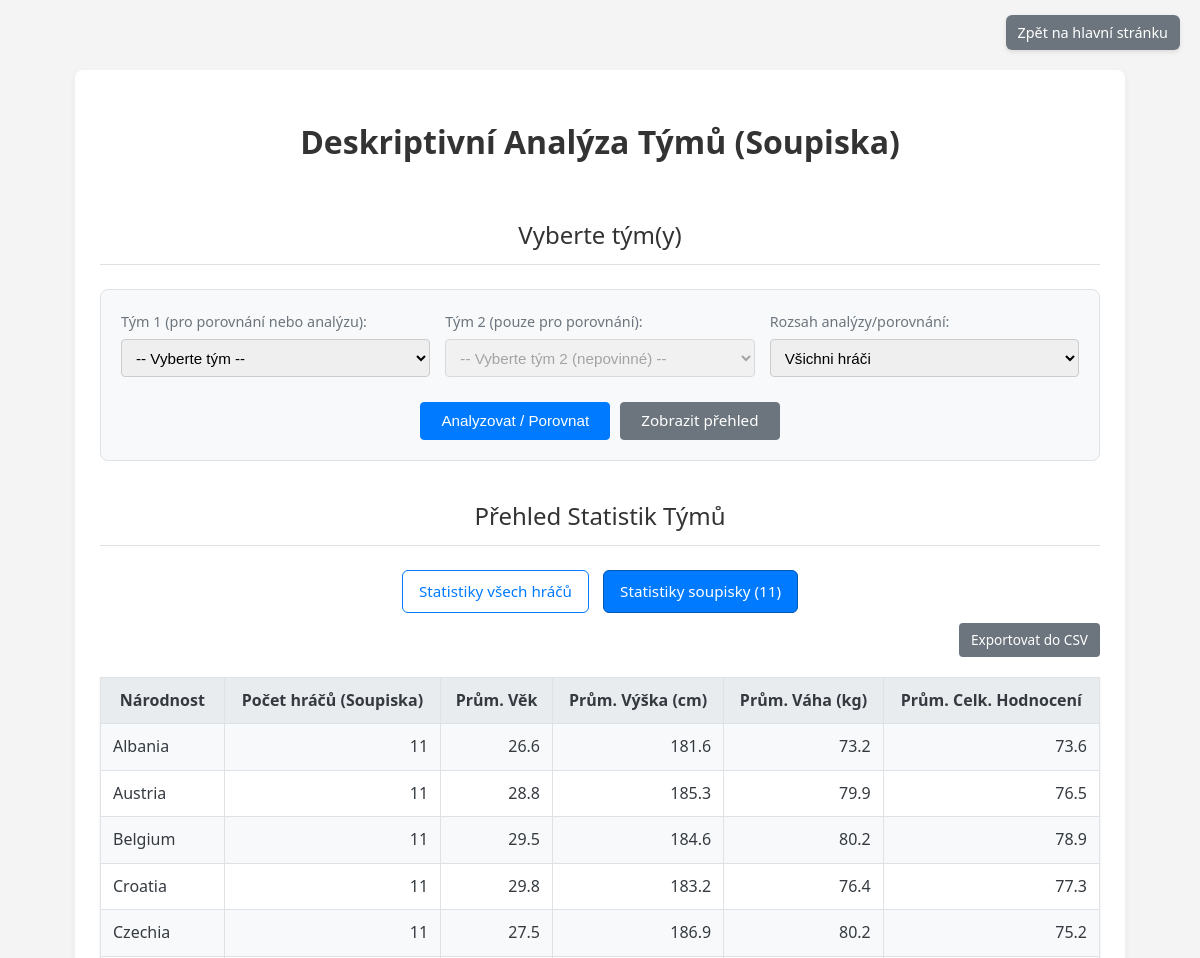
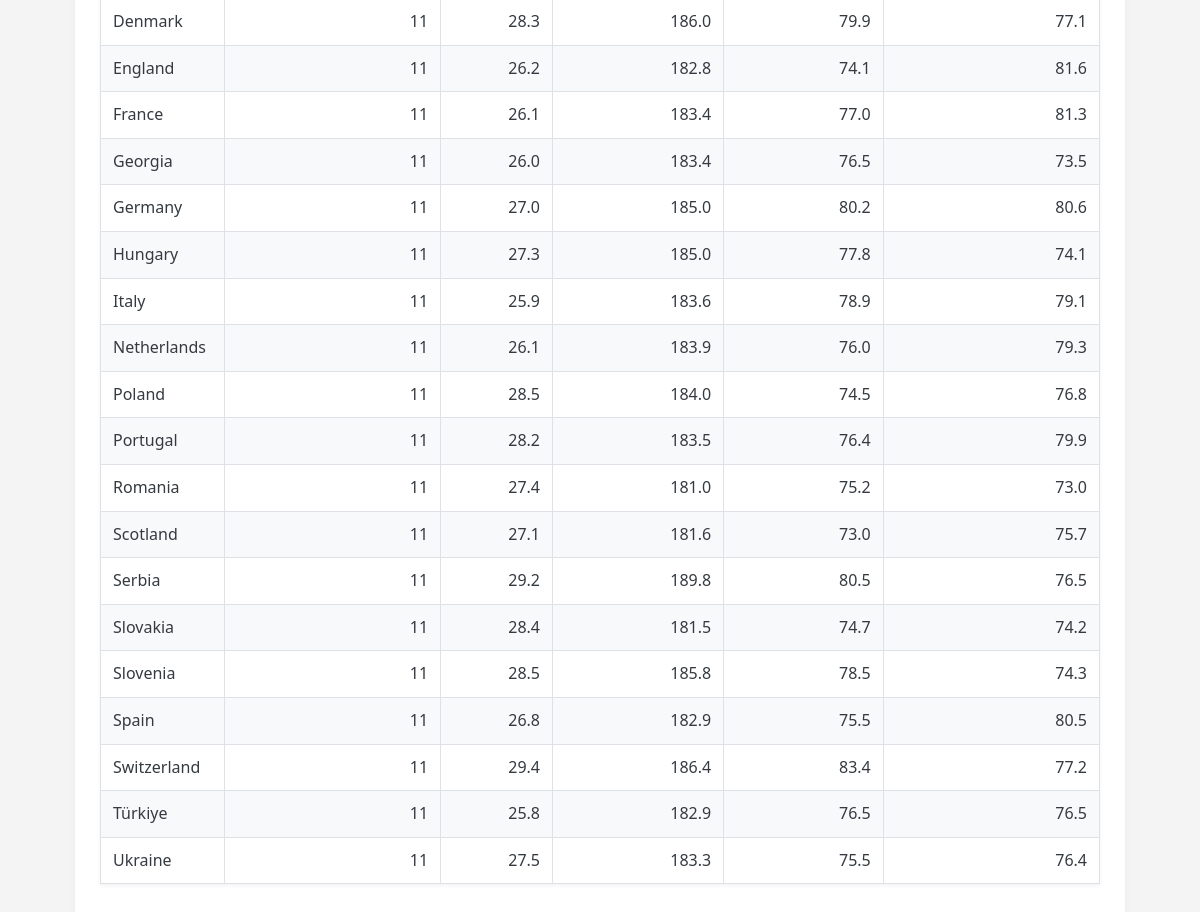
The page /analysis/descriptive?scope=squad on the database its author committed (2 pictures, top to bottom).
### tables this page shows
CREATE TABLE "players" (
"player_name" TEXT,
  "team_name" TEXT,
  "nationality" TEXT,
  "height" INTEGER,
  "weight" INTEGER,
  "age" INTEGER,
  "foot" TEXT,
  "rating" TEXT,
  "primary_position" TEXT,
  "secondary_positions" TEXT,
  "backup_positions" TEXT,
  "overall_rating" INTEGER,
  "league" TEXT,
  "region" TEXT,
  "offensive_awareness" INTEGER,
  "ball_control" INTEGER,
  "dribbling" INTEGER,
  "tight_possession" INTEGER,
  "low_pass" INTEGER,
  "lofted_pass" INTEGER,
  "finishing" INTEGER,
  "heading" INTEGER,
  "set_piece_taking" INTEGER,
  "curl" INTEGER,
  "defensive_awareness" INTEGER,
  "tackling" INTEGER,
  "aggression" INTEGER,
  "defensive_engagement" INTEGER,
  "speed" INTEGER,
  "acceleration" INTEGER,
  "kicking_power" INTEGER,
  "jumping" INTEGER,
  "physical_contact" INTEGER,
  "balance" INTEGER,
  "stamina" INTEGER,
  "gk_awareness" INTEGER,
  "gk_catching" INTEGER,
  "gk_parrying" INTEGER,
  "gk_reflexes" INTEGER,
  "gk_reach" INTEGER,
  "weak_foot_usage" TEXT,
  "weak_foot_accuracy" TEXT,
  "form" TEXT,
  "injury_resistance" TEXT
);

### app/routes.py (the view)
@app.route('/analysis/descriptive')
def descriptive_analysis():
    conn = get_db()
    team_stats = []
    all_teams_list = []
    team_comparison_data = None
    single_team_analysis_results = None
    available_attributes = _get_available_attributes() # Use helper
    selected_attributes_for_single = []
    selected_include_gk = 'yes'
    page_title = "Deskriptivní Analýza Týmů" # Base title
    view_mode = 'overview' # Default view mode
    current_scope_param = request.args.get('scope') # For overview table scope
    selected_team1 = request.args.get('team1')
    selected_team2 = request.args.get('team2')
    comparison_scope = request.args.get('comparison_scope', 'all') # Scope for comparison/single
    selected_attributes_for_single = request.args.getlist('attributes')
    selected_include_gk = request.args.get('include_gk', 'yes')
    if selected_team1 and not selected_team2:
        view_mode = 'single_team'
    elif selected_team1 and selected_team2:
        view_mode = 'two_team_comparison'
    try:
        cursor_teams = conn.execute("SELECT DISTINCT nationality FROM rosters ORDER BY nationality")
        all_teams_list = [row['nationality'] for row in cursor_teams.fetchall()]
    except Exception as e:
        logging.error(f"Error fetching team list: {e}")
        all_teams_list = [] # Ensure it's an empty list on error
    try:
        if view_mode == 'single_team':
            page_title = f"Detailní Analýza Týmu: {selected_team1}"
            single_team_analysis_results = _get_single_team_analysis(conn, selected_team1, comparison_scope, selected_attributes_for_single, selected_include_gk)
        elif view_mode == 'two_team_comparison':
            page_title = f"Porovnání Týmů: {selected_team1} vs {selected_team2}"
            team_comparison_data = _get_two_team_comparison_data(conn, selected_team1, selected_team2, comparison_scope)
        elif view_mode == 'overview':
            current_scope = current_scope_param if current_scope_param in ['squad', 'all'] else 'all'
            team_stats, page_title_suffix = _get_overview_stats(conn, current_scope)
            page_title += page_title_suffix
        current_scope = current_scope_param if current_scope_param in ['squad', 'all'] else 'all'
    except sqlite3.Error as e:
        logging.error(f"Database error: {e}"); team_stats, team_comparison_data, single_team_analysis_results = [], None, None; page_title = "Chyba databáze"; view_mode = 'error'
    except Exception as e:
        logging.exception(f"General error in descriptive_analysis:"); team_stats, team_comparison_data, single_team_analysis_results = [], None, None; page_title = "Chyba serveru"; view_mode = 'error'
    return render_template('descriptive_analysis.html',
                           title=page_title,
                           view_mode=view_mode,
                           team_stats=team_stats,
                           current_scope=current_scope,
                           all_teams=all_teams_list,
                           selected_team1=selected_team1,
                           selected_team2=selected_team2,
                           comparison_scope=comparison_scope,
                           team_comparison_data=team_comparison_data,
                           single_team_analysis_results=single_team_analysis_results,
                           available_attributes=available_attributes,
                           selected_attributes_for_single=selected_attributes_for_single,
                           selected_include_gk=selected_include_gk
                           )

### app/templates/descriptive_analysis.html (shortened to what this page needs)
<!doctype html>
<html>
<head>
</head>
<body>
    <a href="{{ url_for('index') }}" class="back-button-tr">Zpět na hlavní stránku</a>
    <div class="container">
        <h1>{{ title }}</h1>
        <h2>Vyberte tým(y)</h2>
        <form id="comparisonForm" method="get" action="{{ url_for('descriptive_analysis') }}">
             <div> <label for="team1">Tým 1 (pro porovnání nebo analýzu):</label> <select name="team1" id="team1"> <option value="">-- Vyberte tým --</option> </select> </div>
             <div> <label for="team2">Tým 2 (pouze pro porovnání):</label> <select name="team2" id="team2"> <option value="">-- Vyberte tým 2 (nepovinné) --</option> </select> </div>
             <div> <label for="comparison_scope">Rozsah analýzy/porovnání:</label> <select name="comparison_scope" id="comparison_scope"> <option value="all" {% if comparison_scope == 'all' %}selected{% endif %}>Všichni hráči</option> </select> </div>
             <div class="button-container"> <button type="submit" class="comparison-form-button primary">Analyzovat / Porovnat</button> <a href="{{ url_for('descriptive_analysis') }}" class="comparison-form-button secondary">Zobrazit přehled</a> </div>
        </form>
        {% if view_mode == 'single_team' %}
            {% if single_team_analysis_results is not none %}
                 <div id="singleTeamAttributeSelector">
                    <form method="get" action="{{ url_for('descriptive_analysis') }}">
                        <input type="hidden" name="team1" value="{{ selected_team1 }}">
                        <input type="hidden" name="comparison_scope" value="{{ comparison_scope }}">
                        <div class="attribute-options-container">
                            <div class="gk-option-container">
                                <label>Zahrnutí brankářů:</label>
                                <div class="radio-group">
                                    <input type="radio" name="include_gk" value="yes" id="gk_yes" {% if selected_include_gk == 'yes' %}checked{% endif %}> <label for="gk_yes" class="radio-label">Zahrnout</label> <br>
                                    <input type="radio" name="include_gk" value="no" id="gk_no" {% if selected_include_gk == 'no' %}checked{% endif %}> <label for="gk_no" class="radio-label">Vyloučit</label>
                                </div>
                            </div>
                            <div class="checkbox-group-container">
                                <label>Vyberte atributy pro detailní analýzu:</label>
                                <div class="checkbox-group">
                                    {% for attr in available_attributes %}
                                        <input type="checkbox" name="attributes" value="{{ attr }}" id="attr-{{ attr }}" {% if attr in selected_attributes_for_single %}checked{% endif %}>
                                        <label for="attr-{{ attr }}">{{ attr.replace('_', ' ').title() }}</label>
                                    {% else %} <p>Nejsou dostupné žádné atributy k výběru.</p>
                                    {% endfor %}
                                </div>
                            </div>
                        </div>
                        <div class="button-container"> <button type="submit" class="comparison-form-button primary">Aktualizovat Analýzu</button> </div>
                    </form>
                 </div>
                 <h3 class="single-team-subtitle">Detailní analýza: {{ selected_team1 }} (Rozsah: {{ 'Soupiska' if comparison_scope == 'squad' else 'Všichni hráči' }}, Brankáři: {{ 'Zahrnuti' if selected_include_gk == 'yes' else 'Vyloučeni' }})</h3>
                 <div class="export-button-container">
                      <a href="{{ url_for('descriptive_analysis_export', team1=selected_team1, comparison_scope=comparison_scope, include_gk=selected_include_gk, attributes=selected_attributes_for_single|join(',')) }}" class="export-button">Exportovat do CSV</a>
                 </div>
                 {% if single_team_analysis_results %}
                 <table id="singleTeamAnalysisTable">
                     <thead> <tr> <th>Atribut</th> <th>Nejvyšší Hodnota (Hráč/i)</th> <th>Nejnižší Hodnota (Hráč/i)</th> </tr> </thead>
                     <tbody> {% for attr, data in single_team_analysis_results.items() %} <tr> <td class="attribute-name">{{ data.name }}</td> <td class="max-value"> {% if data.max_val is not none and data.max_val != 'N/A' %} <span>{{ data.max_val }}</span> {% if data.max_players %} <ul class="player-list"> {% for player in data.max_players %} <li>{{ player }}</li> {% endfor %} </ul> {% endif %} {% elif data.error %} <span class="no-data">{{ data.error }}</span> {% else %} <span class="no-data">N/A</span> {% endif %} </td> <td class="min-value"> {% if data.min_val is not none and data.min_val != 'N/A' %} <span>{{ data.min_val }}</span> {% if data.min_players %} <ul class="player-list"> {% for player in data.min_players %} <li>{{ player }}</li> {% endfor %} </ul> {% endif %} {% elif data.error %} <span class="no-data">{{ data.error }}</span> {% else %} <span class="no-data">N/A</span> {% endif %} </td> </tr> {% endfor %} </tbody>
                 </table>
                 {% else %} <p class="info-message">Pro tým {{ selected_team1 }} a zvolené atributy nebyly nalezeny žádné analyzovatelné údaje {% if selected_include_gk == 'no' %} po vyloučení brankářů{% endif %}. Zkuste vybrat jiné atributy nebo změnit rozsah/filtr brankářů.</p>
                 {% endif %}
            {% else %} <p class="error-message">Při načítání detailní analýzy týmu {{ selected_team1 }} došlo k chybě.</p>
            {% endif %}
        {% elif view_mode == 'overview' %}
            <h2>Přehled Statistik Týmů</h2>
            <div class="button-group">
                <a href="{{ url_for('descriptive_analysis', scope='all') }}" class="toggle-button {% if current_scope == 'all' %}active{% endif %}"> Statistiky všech hráčů </a>
                <a href="{{ url_for('descriptive_analysis', scope='squad') }}" class="toggle-button {% if current_scope == 'squad' %}active{% endif %}"> Statistiky soupisky (11) </a>
            </div>
            <div class="export-button-container">
                 <a href="{{ url_for('descriptive_analysis_export', scope=current_scope) }}" class="export-button">Exportovat do CSV</a>
            </div>
            {% if team_stats %}
            <table id="statsTable">
                <thead> <tr> <th class="sortable" data-sort-key="nationality">Národnost</th> <th class="sortable" data-sort-key="player_count">Počet hráčů {% if current_scope == 'squad' %}(Soupiska){% endif %}</th> <th class="sortable" data-sort-key="avg_age">Prům. Věk</th> <th class="sortable" data-sort-key="avg_height">Prům. Výška (cm)</th> <th class="sortable" data-sort-key="avg_weight">Prům. Váha (kg)</th> <th class="sortable" data-sort-key="avg_rating">Prům. Celk. Hodnocení</th> </tr> </thead>
                <tbody id="statsTableBody"> {% for stats in team_stats %} <tr> <td data-value="{{ stats.nationality }}">{{ stats.nationality }}</td> <td class="number" data-value="{{ stats.player_count }}">{{ stats.player_count }}</td> <td class="number" data-value="{{ stats.avg_age }}">{{ stats.avg_age }}</td> <td class="number" data-value="{{ stats.avg_height }}">{{ stats.avg_height }}</td> <td class="number" data-value="{{ stats.avg_weight }}">{{ stats.avg_weight }}</td> <td class="number" data-value="{{ stats.avg_rating }}">{{ stats.avg_rating }}</td> </tr> {% endfor %} </tbody>
            </table>
            {% else %} <p class="info-message">Nebyly nalezeny žádné statistiky týmů k zobrazení pro zvolený rozsah ({{ current_scope }}).</p>
            {% endif %}
        {% else %}
            <p class="error-message">Nebylo možné zobrazit požadovaný obsah.</p>
        {% endif %}
    </div>
</body>
</html>

### rows shown on the page
players: nationality "Albania", player_count "11", avg_age "26.6", avg_height "181.6", avg_weight "73.2", avg_rating "73.6"
players: nationality "Austria", player_count "11", avg_age "28.8", avg_height "185.3", avg_weight "79.9", avg_rating "76.5"
players: nationality "Belgium", player_count "11", avg_age "29.5", avg_height "184.6", avg_weight "80.2", avg_rating "78.9"
players: nationality "Croatia", player_count "11", avg_age "29.8", avg_height "183.2", avg_weight "76.4", avg_rating "77.3"
players: nationality "Czechia", player_count "11", avg_age "27.5", avg_height "186.9", avg_weight "80.2", avg_rating "75.2"
players: nationality "Denmark", player_count "11", avg_age "28.3", avg_height "186.0", avg_weight "79.9", avg_rating "77.1"
players: nationality "England", player_count "11", avg_age "26.2", avg_height "182.8", avg_weight "74.1", avg_rating "81.6"
players: nationality "France", player_count "11", avg_age "26.1", avg_height "183.4", avg_weight "77.0", avg_rating "81.3"
players: nationality "Georgia", player_count "11", avg_age "26.0", avg_height "183.4", avg_weight "76.5", avg_rating "73.5"
players: nationality "Germany", player_count "11", avg_age "27.0", avg_height "185.0", avg_weight "80.2", avg_rating "80.6"
players: nationality "Hungary", player_count "11", avg_age "27.3", avg_height "185.0", avg_weight "77.8", avg_rating "74.1"
players: nationality "Italy", player_count "11", avg_age "25.9", avg_height "183.6", avg_weight "78.9", avg_rating "79.1"
players: nationality "Netherlands", player_count "11", avg_age "26.1", avg_height "183.9", avg_weight "76.0", avg_rating "79.3"
players: nationality "Poland", player_count "11", avg_age "28.5", avg_height "184.0", avg_weight "74.5", avg_rating "76.8"
players: nationality "Portugal", player_count "11", avg_age "28.2", avg_height "183.5", avg_weight "76.4", avg_rating "79.9"
players: nationality "Romania", player_count "11", avg_age "27.4", avg_height "181.0", avg_weight "75.2", avg_rating "73.0"
players: nationality "Scotland", player_count "11", avg_age "27.1", avg_height "181.6", avg_weight "73.0", avg_rating "75.7"
players: nationality "Serbia", player_count "11", avg_age "29.2", avg_height "189.8", avg_weight "80.5", avg_rating "76.5"
players: nationality "Slovakia", player_count "11", avg_age "28.4", avg_height "181.5", avg_weight "74.7", avg_rating "74.2"
players: nationality "Slovenia", player_count "11", avg_age "28.5", avg_height "185.8", avg_weight "78.5", avg_rating "74.3"
players: nationality "Spain", player_count "11", avg_age "26.8", avg_height "182.9", avg_weight "75.5", avg_rating "80.5"
players: nationality "Switzerland", player_count "11", avg_age "29.4", avg_height "186.4", avg_weight "83.4", avg_rating "77.2"
players: nationality "Türkiye", player_count "11", avg_age "25.8", avg_height "182.9", avg_weight "76.5", avg_rating "76.5"
players: nationality "Ukraine", player_count "11", avg_age "27.5", avg_height "183.3", avg_weight "75.5", avg_rating "76.4"

### other values the page prints
{{ title }} "Deskriptivní Analýza Týmů (Soupiska)"
